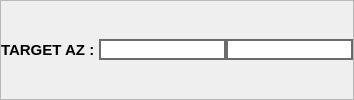
                         <widget class="QFrame" name="frame_67">
                          <property name="frameShape">
                           <enum>QFrame::StyledPanel</enum>
                          </property>
                          <property name="frameShadow">
                           <enum>QFrame::Raised</enum>
                          </property>
                          <layout class="QHBoxLayout" name="horizontalLayout_92">
                           <property name="spacing">
                            <number>0</number>
                           </property>
                           <property name="leftMargin">
                            <number>0</number>
                           </property>
                           <property name="topMargin">
                            <number>3</number>
                           </property>
                           <property name="rightMargin">
                            <number>0</number>
                           </property>
                           <property name="bottomMargin">
                            <number>3</number>
                           </property>
                           <item>
                            <widget class="QLabel" name="label_199">
                             <property name="font">
                              <font>
                               <pointsize>11</pointsize>
                               <weight>75</weight>
                               <bold>true</bold>
                              </font>
                             </property>
                             <property name="text">
                              <string>TARGET AZ : </string>
                             </property>
                            </widget>
                           </item>
                           <item alignment="Qt::AlignRight">
                            <widget class="QLineEdit" name="tarAzMax">
                             <property name="font">
                              <font>
                               <pointsize>10</pointsize>
                               <weight>75</weight>
                               <bold>true</bold>
                              </font>
                             </property>
                             <property name="styleSheet">
                              <string notr="true">border: 2px solid  rgb(107, 107, 107)
</string>
                             </property>
                             <property name="maxLength">
                              <number>6</number>
                             </property>
                             <property name="alignment">
                              <set>Qt::AlignCenter</set>
                             </property>
                             <property name="readOnly">
                              <bool>false</bool>
                             </property>
                            </widget>
                           </item>
                           <item alignment="Qt::AlignRight">
                            <widget class="QLineEdit" name="tarAzMin">
                             <property name="font">
                              <font>
                               <pointsize>10</pointsize>
                               <weight>75</weight>
                               <bold>true</bold>
                              </font>
                             </property>
                             <property name="styleSheet">
                              <string notr="true">border: 2px solid  rgb(107, 107, 107)
</string>
                             </property>
                             <property name="maxLength">
                              <number>6</number>
                             </property>
                             <property name="alignment">
                              <set>Qt::AlignCenter</set>
                             </property>
                             <property name="readOnly">
                              <bool>false</bool>
                             </property>
                            </widget>
                           </item>
                          </layout>
                         </widget>
